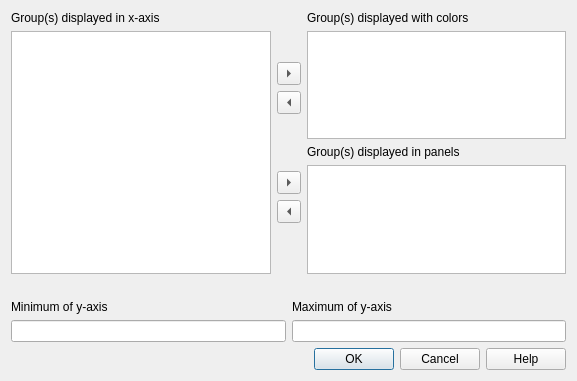
<?xml version="1.0" encoding="UTF-8"?>
<ui version="4.0">
 <class>Dialog</class>
 <widget class="QDialog" name="Dialog">
  <property name="geometry">
   <rect>
    <x>0</x>
    <y>0</y>
    <width>577</width>
    <height>381</height>
   </rect>
  </property>
  <property name="windowTitle">
   <string>Display options</string>
  </property>
  <layout class="QGridLayout" name="gridLayout">
   <item row="0" column="2">
    <layout class="QVBoxLayout" name="verticalLayout">
     <item>
      <widget class="QLabel" name="label_4">
       <property name="text">
        <string>Group(s) displayed with colors</string>
       </property>
       <property name="buddy">
        <cstring>factor_color_listWidget</cstring>
       </property>
      </widget>
     </item>
     <item>
      <widget class="QListWidget" name="factor_color_listWidget"/>
     </item>
     <item>
      <widget class="QLabel" name="label_5">
       <property name="text">
        <string>Group(s) displayed in panels</string>
       </property>
       <property name="buddy">
        <cstring>factor_panel_listWidget</cstring>
       </property>
      </widget>
     </item>
     <item>
      <widget class="QListWidget" name="factor_panel_listWidget"/>
     </item>
    </layout>
   </item>
   <item row="0" column="0">
    <layout class="QVBoxLayout" name="verticalLayout_3">
     <item>
      <widget class="QLabel" name="label">
       <property name="text">
        <string>Group(s) displayed in x-axis</string>
       </property>
       <property name="buddy">
        <cstring>factor_x_listWidget</cstring>
       </property>
      </widget>
     </item>
     <item>
      <widget class="QListWidget" name="factor_x_listWidget">
       <property name="selectionMode">
        <enum>QAbstractItemView::ExtendedSelection</enum>
       </property>
      </widget>
     </item>
    </layout>
   </item>
   <item row="2" column="0" colspan="3">
    <layout class="QHBoxLayout" name="horizontalLayout_2">
     <item>
      <layout class="QVBoxLayout" name="verticalLayout_5">
       <item>
        <widget class="QLabel" name="label_3">
         <property name="text">
          <string>Minimum of y-axis</string>
         </property>
         <property name="buddy">
          <cstring>minimum_y</cstring>
         </property>
        </widget>
       </item>
       <item>
        <widget class="QLineEdit" name="minimum_y">
         <property name="text">
          <string/>
         </property>
        </widget>
       </item>
      </layout>
     </item>
     <item>
      <layout class="QVBoxLayout" name="verticalLayout_4">
       <item>
        <widget class="QLabel" name="label_2">
         <property name="text">
          <string>Maximum of y-axis</string>
         </property>
         <property name="buddy">
          <cstring>maximum_y</cstring>
         </property>
        </widget>
       </item>
       <item>
        <widget class="QLineEdit" name="maximum_y">
         <property name="text">
          <string/>
         </property>
        </widget>
       </item>
      </layout>
     </item>
    </layout>
   </item>
   <item row="0" column="1">
    <layout class="QVBoxLayout" name="verticalLayout_2">
     <item>
      <spacer name="verticalSpacer_3">
       <property name="orientation">
        <enum>Qt::Vertical</enum>
       </property>
       <property name="sizeHint" stdset="0">
        <size>
         <width>20</width>
         <height>40</height>
        </size>
       </property>
      </spacer>
     </item>
     <item>
      <widget class="QToolButton" name="add_color_button">
       <property name="text">
        <string>...</string>
       </property>
       <property name="arrowType">
        <enum>Qt::RightArrow</enum>
       </property>
      </widget>
     </item>
     <item>
      <widget class="QToolButton" name="remove_color_button">
       <property name="text">
        <string>...</string>
       </property>
       <property name="arrowType">
        <enum>Qt::LeftArrow</enum>
       </property>
      </widget>
     </item>
     <item>
      <spacer name="verticalSpacer_4">
       <property name="orientation">
        <enum>Qt::Vertical</enum>
       </property>
       <property name="sizeHint" stdset="0">
        <size>
         <width>20</width>
         <height>40</height>
        </size>
       </property>
      </spacer>
     </item>
     <item>
      <widget class="QToolButton" name="add_panel_button">
       <property name="text">
        <string>...</string>
       </property>
       <property name="arrowType">
        <enum>Qt::RightArrow</enum>
       </property>
      </widget>
     </item>
     <item>
      <widget class="QToolButton" name="remove_panel_button">
       <property name="text">
        <string>...</string>
       </property>
       <property name="arrowType">
        <enum>Qt::LeftArrow</enum>
       </property>
      </widget>
     </item>
     <item>
      <spacer name="verticalSpacer_5">
       <property name="orientation">
        <enum>Qt::Vertical</enum>
       </property>
       <property name="sizeHint" stdset="0">
        <size>
         <width>20</width>
         <height>40</height>
        </size>
       </property>
      </spacer>
     </item>
    </layout>
   </item>
   <item row="3" column="0" colspan="3">
    <layout class="QHBoxLayout" name="horizontalLayout">
     <item>
      <widget class="QDialogButtonBox" name="buttonBox">
       <property name="sizePolicy">
        <sizepolicy hsizetype="Expanding" vsizetype="Fixed">
         <horstretch>0</horstretch>
         <verstretch>0</verstretch>
        </sizepolicy>
       </property>
       <property name="orientation">
        <enum>Qt::Horizontal</enum>
       </property>
       <property name="standardButtons">
        <set>QDialogButtonBox::Cancel|QDialogButtonBox::Help|QDialogButtonBox::Ok</set>
       </property>
       <property name="centerButtons">
        <bool>false</bool>
       </property>
      </widget>
     </item>
    </layout>
   </item>
   <item row="1" column="0" colspan="3">
    <spacer name="horizontalSpacer">
     <property name="orientation">
      <enum>Qt::Horizontal</enum>
     </property>
     <property name="sizeHint" stdset="0">
      <size>
       <width>40</width>
       <height>20</height>
      </size>
     </property>
    </spacer>
   </item>
  </layout>
 </widget>
 <tabstops>
  <tabstop>factor_x_listWidget</tabstop>
  <tabstop>add_color_button</tabstop>
  <tabstop>remove_color_button</tabstop>
  <tabstop>factor_color_listWidget</tabstop>
  <tabstop>add_panel_button</tabstop>
  <tabstop>remove_panel_button</tabstop>
  <tabstop>factor_panel_listWidget</tabstop>
 </tabstops>
 <resources/>
 <connections/>
</ui>
